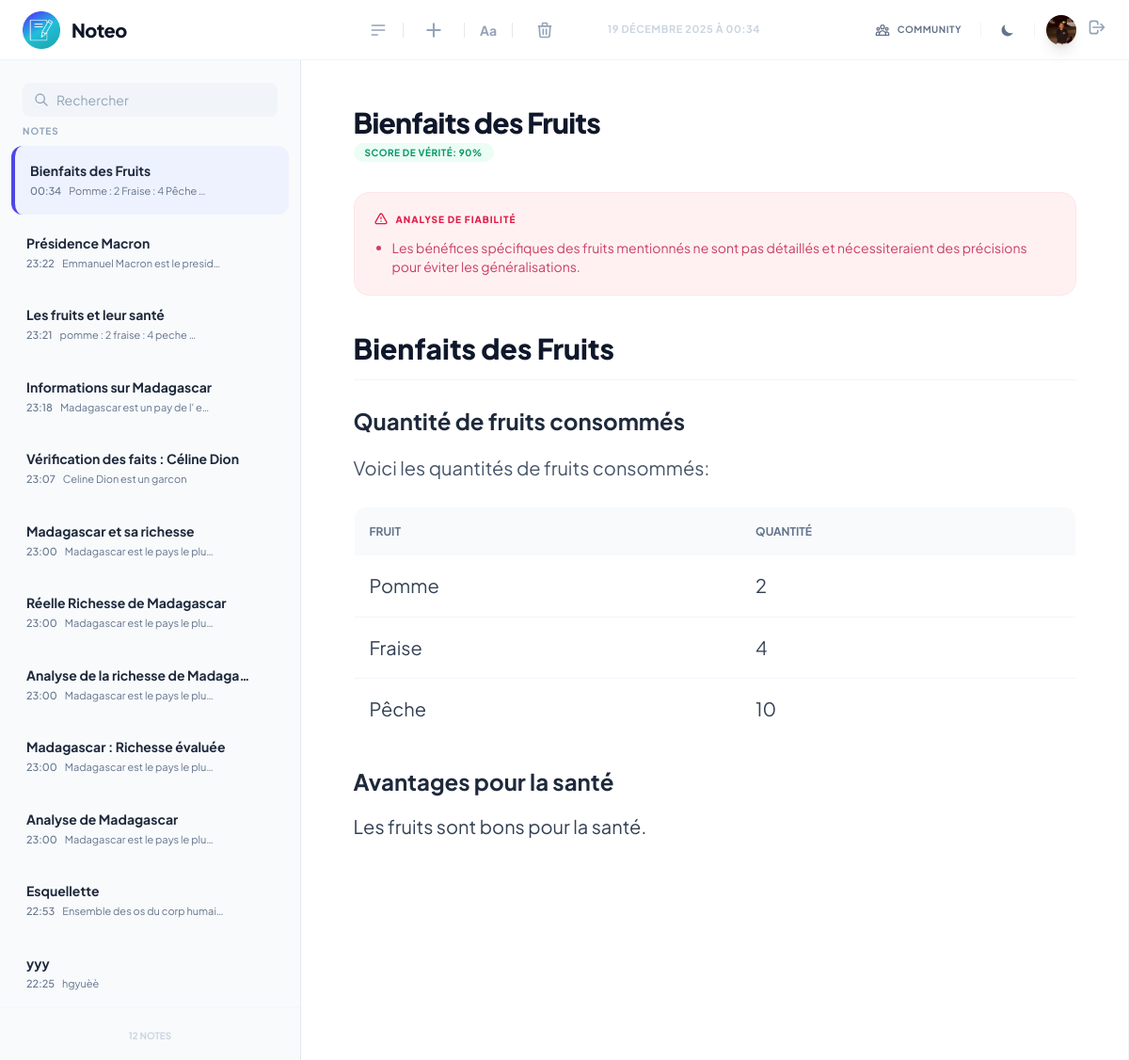
Page /notes/ (signed in) on the committed database.
### notes/models.py (models this page shows, shortened)
class Note(models.Model):
    user = models.ForeignKey(settings.AUTH_USER_MODEL, on_delete=models.CASCADE)
    title = models.CharField(max_length=200)
    original_content = models.TextField()
    corrected_content = models.TextField(blank=True, null=True)
    truth_score = models.IntegerField(default=0, help_text="Score from 0 to 100")
    issues = models.JSONField(blank=True, null=True, help_text="List of detected truth/accuracy issues")
    created_at = models.DateTimeField(auto_now_add=True)
    updated_at = models.DateTimeField(auto_now=True)

### core/models.py (models this page shows, shortened)
class User(AbstractUser):
    face_encoding = models.JSONField(null=True, blank=True)
    bio = models.TextField(max_length=500, blank=True)
    profile_picture = models.ImageField(upload_to='profile_pics/', null=True, blank=True)

### notes/views.py (the view)
# urls.py: path('', views.note_list, name='note_list'),
@login_required
def note_list(request, note_id=None):
    notes = Note.objects.filter(user=request.user).order_by('-created_at')
    active_note = None
    is_creating = request.GET.get('new') == 'true'
    if note_id:
        active_note = get_object_or_404(Note, id=note_id, user=request.user)
    elif notes.exists() and not is_creating:
        active_note = notes.first()
    return render(request, 'notes/note_list.html', {
        'notes': notes,
        'active_note': active_note,
        'is_creating': is_creating,
        'now': timezone.now()
    })

### notes/templates/notes/note_list.html (shortened to what this page needs)
{% load static tailwind_tags %}
<!DOCTYPE html>
<html lang="fr">
<head>
    {% tailwind_css %}
    <script src="https://cdn.tailwindcss.com"></script>
</head>
<body
    class="text-slate-900 dark:text-slate-100 h-screen flex flex-col bg-white dark:bg-slate-900 transition-colors duration-300 overflow-hidden">
    <header
        class="h-16 border-b border-slate-100 dark:border-slate-800 flex items-center justify-between px-6 shrink-0 bg-white dark:bg-slate-900 z-50">
        <div class="w-80 flex items-center shrink-0">
            <a href="{% url 'index' %}" class="flex items-center space-x-3 group">
                <div
                    class="w-10 h-10 overflow-hidden flex items-center justify-center group-hover:scale-110 transition duration-300">
                    <img src="{% static 'images/logo.png' %}" alt="Noteo Logo" class="w-full h-full object-contain">
                </div>
                <span class="text-xl font-black tracking-tight text-slate-900 dark:text-white">Noteo</span>
            </a>
        </div>
        <div class="flex-1 flex justify-center px-12 min-w-0">
            <div class="w-full max-w-3xl flex items-center justify-between">
                <div class="flex items-center space-x-4">
                    <button class="text-slate-400 hover:text-indigo-600 dark:hover:text-indigo-400 transition"
                        title="Menu side">
                        <svg class="w-5 h-5" fill="none" stroke="currentColor" viewBox="0 0 24 24">
                            <path stroke-linecap="round" stroke-linejoin="round" stroke-width="2"
                                d="M4 6h16M4 12h16M4 18h7"></path>
                        </svg>
                    </button>
                    <a href="{% url 'note_create' %}"
                        class="p-1.5 text-slate-400 hover:text-indigo-600 dark:hover:text-indigo-400 transition group"
                        title="Nouvelle note">
                        <svg class="w-5 h-5 group-hover:rotate-90 transition-transform duration-300" fill="none"
                            stroke="currentColor" viewBox="0 0 24 24">
                            <path stroke-linecap="round" stroke-linejoin="round" stroke-width="2.5" d="M12 4v16m8-8H4">
                            </path>
                        </svg>
                    </a>
                    <button
                        class="text-slate-400 hover:text-indigo-600 dark:hover:text-indigo-400 transition font-bold text-sm">Aa</button>
                    {% if active_note and not is_creating %}
                    <form action="{% url 'note_delete' active_note.id %}" method="post"
                        onsubmit="return confirm('Supprimer cette note ?');">
                        <button type="submit" class="p-2 text-slate-400 hover:text-rose-500 transition"
                            title="Supprimer">
                            <svg class="w-5 h-5" fill="none" stroke="currentColor" viewBox="0 0 24 24">
                                <path stroke-linecap="round" stroke-linejoin="round" stroke-width="2"
                                    d="M19 7l-.867 12.142A2 2 0 0116.138 21H7.862a2 2 0 01-1.995-1.858L5 7m5 4v6m4-6v6m1-10V4a1 1 0 00-1-1h-4a1 1 0 00-1 1v3M4 7h16" />
                            </svg>
                        </button>
                    </form>
                    {% endif %}
                </div>
                <div class="flex items-center space-x-4">
                    <span class="text-[11px] font-bold text-slate-300 uppercase tracking-wider hidden lg:block">
                        {% if active_note and not is_creating %}
                        {{ active_note.created_at|date:"d F Y à H:i" }}
                        {% else %}
                        {{ now|date:"d F Y à H:i" }}
                        {% endif %}
                    </span>
                </div>
            </div>
        </div>
        <div class="w-80 flex items-center justify-end space-x-3 shrink-0">
            <a href="{% url 'community_list' %}"
                class="p-2 rounded-lg text-slate-500 dark:text-slate-400 hover:text-indigo-600 dark:hover:text-indigo-400 transition flex items-center space-x-2 group"
                title="Communauté">
                <span class="text-[10px] font-bold uppercase tracking-wider hidden sm:inline">Community</span>
            </a>
            <button onclick="toggleDarkMode()"
                class="p-2 rounded-lg text-slate-500 dark:text-slate-400 hover:text-indigo-600 dark:hover:text-indigo-400 transition">
                <svg id="theme-icon-dark" class="w-4 h-4 block dark:hidden" fill="currentColor" viewBox="0 0 20 20">
                    <path d="M17.293 13.293A8 8 0 016.707 2.707a8.001 8.001 0 1010.586 10.586z"></path>
                </svg>
            </button>
            <a href="{% url 'profile' %}"
                class="w-8 h-8 rounded-full overflow-hidden shadow-lg transform hover:scale-110 transition flex items-center justify-center">
                {% if user.profile_picture %}
                <img src="{{ user.profile_picture.url }}" alt="{{ user.username }}" class="w-full h-full object-cover">
                {% else %}
                <div
                    class="w-full h-full bg-gradient-to-br from-indigo-500 to-purple-600 flex items-center justify-center text-white text-[10px] font-bold">
                    {{ user.username|first|upper }}
                </div>
                {% endif %}
            </a>
            <form action="{% url 'logout' %}" method="post">
                <button type="submit" class="text-slate-400 hover:text-red-500 transition">
                    <svg class="w-5 h-5" fill="none" stroke="currentColor" viewBox="0 0 24 24">
                        <path stroke-linecap="round" stroke-linejoin="round" stroke-width="2"
                            d="M17 16l4-4m0 0l-4-4m4 4H7m6 4v1a3 3 0 01-3 3H6a3 3 0 01-3-3V7a3 3 0 013-3h4a3 3 0 013 3v1">
                        </path>
                    </svg>
                </button>
            </form>
        </div>
    </header>
    <div class="flex-1 flex overflow-hidden">
        <aside
            class="w-80 bg-[#f8fafc] dark:bg-slate-900 border-r border-slate-200 dark:border-slate-800 flex flex-col shrink-0">
            <div class="p-6 pb-2">
                <div class="relative">
                    <input type="text" placeholder="Rechercher"
                        class="w-full bg-[#f1f5f9] dark:bg-slate-800 border-none rounded-lg py-2 pl-9 pr-4 text-sm focus:ring-1 focus:ring-indigo-500 placeholder-slate-400 dark:text-white transition">
                    <svg class="w-4 h-4 absolute left-3 top-2.5 text-slate-400 dark:text-slate-500" fill="none"
                        stroke="currentColor" viewBox="0 0 24 24">
                        <path stroke-linecap="round" stroke-linejoin="round" stroke-width="2"
                            d="M21 21l-6-6m2-5a7 7 0 11-14 0 7 7 0 0114 0z"></path>
                    </svg>
                </div>
            </div>
            <div class="flex-1 overflow-y-auto sidebar-scroll px-3">
                <h3
                    class="text-[10px] font-bold text-slate-400 dark:text-slate-500 uppercase tracking-widest px-3 mb-2">
                    Notes</h3>
                <div class="space-y-1">
                    {% for note in notes %}
                    <a href="{% url 'note_list_detail' note.id %}"
                        class="block p-4 rounded-xl transition {% if active_note.id == note.id and not is_creating %}note-active{% else %}hover:bg-slate-100 dark:hover:bg-slate-800{% endif %} group relative">
                        <div class="flex items-center justify-between mb-1">
                            <h4 class="text-sm font-bold text-slate-800 dark:text-slate-200 truncate pr-6">
                                {{ note.title }}
                            </h4>
                        </div>
                        <div class="flex items-center text-[11px] text-slate-500 dark:text-slate-400 space-x-2">
                            <span class="font-medium">{{ note.created_at|date:"H:i" }}</span>
                            <span class="truncate">{{ note.original_content|truncatechars:30 }}</span>
                        </div>
                    </a>
                    {% endfor %}
                </div>
            </div>
            <div class="p-4 border-t border-slate-100 dark:border-slate-800 text-center">
                <span class="text-[10px] font-bold text-slate-300 dark:text-slate-600 uppercase">
                    {{ notes.count }} notes
                </span>
            </div>
        </aside>
        <main
            class="flex-1 flex flex-col min-w-0 bg-white dark:bg-slate-900 border-r border-slate-100 dark:border-slate-800 overflow-y-auto sidebar-scroll">
            <div class="p-12 w-full">
                {% if is_creating %}
                <form method="post" action="{% url 'note_create' %}" id="creation-form"
                    class="max-w-3xl mx-auto flex flex-col space-y-8">
                    {% csrf_token %}
                    <textarea name="content" id="note-textarea" autofocus
                        placeholder="Commencez à écrire votre cours ici... L'IA s'occupe du titre et de la structure."
                        class="w-full min-h-[500px] bg-transparent border-none p-0 text-xl leading-relaxed text-slate-800 dark:text-slate-200 placeholder-slate-300 dark:placeholder-slate-600 resize-none focus:ring-0 overflow-hidden"></textarea>
                </form>
                {% elif active_note %}
                <div class="max-w-3xl mx-auto space-y-8">
                    <div class="space-y-4">
                        <h1 class="text-3xl font-black text-slate-900 dark:text-white tracking-tight">
                            {{ active_note.title }}
                        </h1>
                        <span
                            class="px-3 py-1 rounded-full text-[10px] font-bold uppercase tracking-wider {% if active_note.truth_score > 80 %}bg-emerald-50 text-emerald-600{% elif active_note.truth_score > 50 %}bg-amber-50 text-amber-600{% else %}bg-rose-50 text-rose-600{% endif %}">
                            Score de Vérité: {{ active_note.truth_score }}%
                        </span>
                    </div>
                    {% if active_note.issues %}
                    <div
                        class="bg-rose-50 dark:bg-rose-900/10 border border-rose-100 dark:border-rose-900/20 p-5 rounded-2xl">
                        <h3
                            class="text-rose-600 text-[10px] font-black uppercase tracking-widest mb-3 flex items-center">
                            <svg class="w-4 h-4 mr-2" fill="none" stroke="currentColor" viewBox="0 0 24 24">
                                <path stroke-linecap="round" stroke-linejoin="round" stroke-width="2"
                                    d="M12 9v2m0 4h.01m-6.938 4h13.856c1.54 0 2.502-1.667 1.732-3L13.732 4c-.77-1.333-2.694-1.333-3.464 0L3.34 16c-.77 1.333.192 3 1.732 3z">
                                </path>
                            </svg>
                            Analyse de fiabilité
                        </h3>
                        <ul class="text-rose-700/80 dark:text-rose-400/80 text-sm list-disc pl-5 space-y-1">
                            {% for issue in active_note.issues %}
                            <li>{{ issue }}</li>
                            {% endfor %}
                        </ul>
                    </div>
                    {% endif %}
                    <div id="rendered-content"
                        class="markdown-content text-xl leading-relaxed text-slate-700 dark:text-slate-300"></div>
                </div>
                {% endif %}
            </div>
        </main>
    </div>
</body>
</html>

### notes/templates/notes/note_list.html (style rules this page uses)
body { font-family: 'Plus Jakarta Sans', sans-serif; background-color: #fbfcff; }
.note-active { background: #eef2ff; border-left: 4px solid #4f46e5; }

### rows in the picture
Note: created_at "19 DÉCEMBRE 2025 À 00:34", title "Bienfaits des Fruits", created_at "00:34", original_content "Pomme : 2 Fraise : 4 Pêche …", truth_score "90"
User: profile_picture (picture)
Note: title "Présidence Macron", created_at "23:22", original_content "Emmanuel Macron est le presid…"
Note: title "Les fruits et leur santé", created_at "23:21", original_content "pomme : 2 fraise : 4 peche …"
Note: title "Informations sur Madagascar", created_at "23:18", original_content "Madagascar est un pay de l' e…"
Note: title "Vérification des faits : Céline Dion", created_at "23:07", original_content "Celine Dion est un garcon"
Note: title "Madagascar et sa richesse", created_at "23:00", original_content "Madagascar est le pays le plu…"
Note: title "Réelle Richesse de Madagascar", created_at "23:00", original_content "Madagascar est le pays le plu…"
Note: title "Analyse de la richesse de Madaga…", created_at "23:00", original_content "Madagascar est le pays le plu…"
Note: title "Madagascar : Richesse évaluée", created_at "23:00", original_content "Madagascar est le pays le plu…"
Note: title "Analyse de Madagascar", created_at "23:00", original_content "Madagascar est le pays le plu…"
Note: title "Esquellette", created_at "22:53", original_content "Ensemble des os du corp humai…"
Note: title "yyy", created_at "22:25", original_content "hgyuèè"

### other values in the picture
{{ notes.count }} "12"
{{ issue }} "Les bénéfices spécifiques des fruits mentionnés ne sont pas détaillés et nécessiteraient des précisions pour éviter les généralisations."
